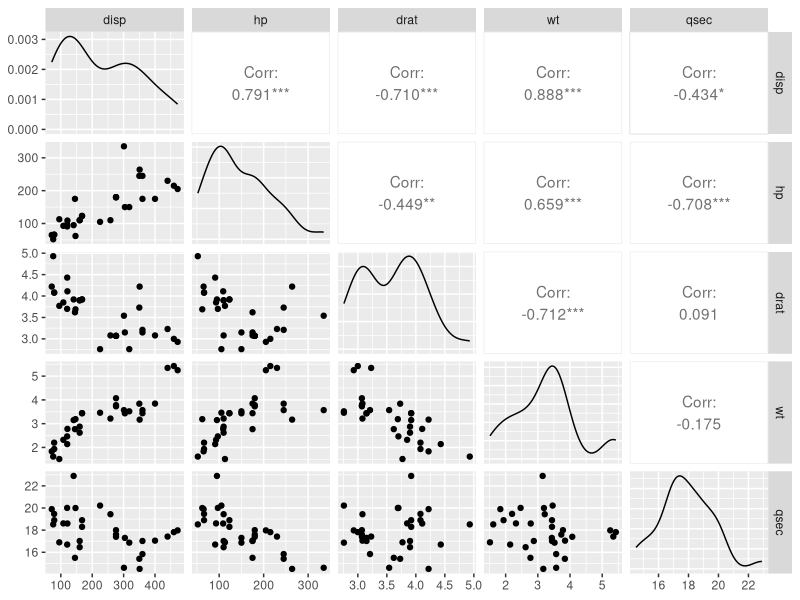

The R source for this figure: (Note: this script raises an error after producing the figure.)
## ---- chunk 1
set.seed(1337)
x1  <- c(1, 2, 3, 4, 5, 6, 7, 8, 9, 10)
x2  <- c(1, 3, 5, 7, 11, 13, 17, 23, 29, 31)
y   <- 5 + 2*x1 + 0.33*x2 + runif(10, -0.5, 0.5)
fit <- lm(y ~ x1 + x2)

summary(fit)

#> Call:
#> lm(formula = y ~ x1 + x2)
#> 
#> Residuals:
#>      Min       1Q   Median       3Q      Max
#> -0.39015 -0.10268 -0.04461  0.09799  0.51006
#>
#> Coefficients:
#>             Estimate Std. Error t value Pr(>|t|)
#> (Intercept)  4.85564    0.29322  16.560 7.15e-07 ***
#> x1           2.08968    0.15838  13.194 3.36e-06 ***
#> x2           0.29789    0.04474   6.659 0.000288 ***
#> ---
#> Signif. codes:  0 ‘***’ 0.001 ‘**’ 0.01 ‘*’ 0.05 ‘.’ 0.1 ‘ ’ 1
#>
#> Residual standard error: 0.2669 on 7 degrees of freedom
#> Multiple R-squared:  0.9994,    Adjusted R-squared:  0.9992
#> F-statistic:  5681 on 2 and 7 DF,  p-value: 5.79e-12
## ---- chunk 2
y   <- runif(10, 0, 40) # random values
fit <- lm(y ~ x1 + x2)
summary(fit)

#> Call:
#> lm(formula = y ~ x1 + x2)
#>
#> Residuals:
#>      Min       1Q   Median       3Q      Max
#> -19.8573  -8.3492   0.6098  11.5581  19.5387
#>
#> Coefficients:
#>             Estimate Std. Error t value Pr(>|t|)
#> (Intercept)   45.729     17.386   2.630   0.0339 *
#> x1            -7.257      9.391  -0.773   0.4649
#> x2             1.437      2.653   0.542   0.6048
#> ---
#> Signif. codes:  0 ‘***’ 0.001 ‘**’ 0.01 ‘*’ 0.05 ‘.’ 0.1 ‘ ’ 1
#> 
#> Residual standard error: 15.82 on 7 degrees of freedom
#> Multiple R-squared:   0.22,     Adjusted R-squared:  -0.002895
#> F-statistic: 0.987 on 2 and 7 DF,  p-value: 0.4192
## ---- chunk 3
# Use a scatterplot matrix to identify correlations
GGally::ggpairs(mtcars, columns = c("disp", "hp", "drat", "wt", "qsec"), progress = F)
## ---- chunk 4
set.seed(1234)

# Note, we're still not splitting the dataset here, for the sake of
# comparison to the Simple Linear Regression example.

# Pre-process the data using a recipe
# Note, this is slightly different than the example from Chapter 2,
# here we add interaction terms for the many interactions observed.
(multiple_linear_regression_recipe
  <- recipe(mpg ~ disp + hp + drat + wt + qsec, 
            data = mtcars)
  |> step_log(disp, hp)
  |> step_interact(
    terms = ~ disp:hp + 
              disp:drat + 
              disp:wt + 
              hp:wt + 
              hp:qsec + 
              drat:wt)
  )

# Setup up the model
(multiple_linear_regression_model
  <- linear_reg()
  |> set_engine("lm")
  |> set_mode("regression"))

# Bundle the recipe and model into a workflow, fit the model
(multiple_linear_regression_workflow
  <- workflow()
  |> add_recipe(multiple_linear_regression_recipe)
  |> add_model(multiple_linear_regression_model)
  |> fit(data = training(mtcars_split)))

# Add predictions to training data
multiple_linear_regression_predictions <- augment(
  multiple_linear_regression_workflow, 
  mtcars
)

# Check performance
(metrics(multiple_linear_regression_predictions, mpg, .pred))

# It is often helpful to visualze results like this, comparing the 
# actual values to the predicted values of the response variable.
(multiple_linear_regression_predictions
  |> ggplot(aes(x = .pred, y = mpg))
  +  geom_point(color = "blue")
  +  geom_abline(intercept = 0, slope = 1, color = "orange")
  +  labs(title = "Multiple Linear Regression", x = "Predicted", y = "Actual")
  +  theme_minimal())
